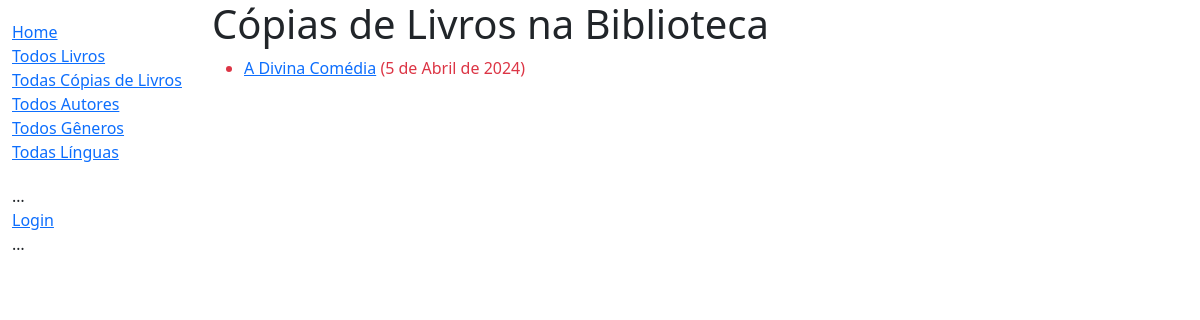
/acervo/copias/, run on the app's committed database.
### acervo/models.py (models this page shows, shortened)
class LivroCopia(models.Model):
    id = models.UUIDField(primary_key=True, default=uuid.uuid4,
                          help_text="ID único para uma cópia do livro disponível na biblioteca")
    livro = models.ForeignKey('Livro', on_delete=models.RESTRICT, null=True)
    editora = models.CharField(max_length=200)
    data_devolucao = models.DateField(null=True, blank=True)
    tomador = models.ForeignKey(
        settings.AUTH_USER_MODEL, on_delete=models.SET_NULL, null=True, blank=True)
    @property
    def em_atraso(self):
        return bool(self.data_devolucao and date.today() > self.data_devolucao)
    ESTADOS_EMPRESTIMO = (
        ('m', 'Manutenção'),
        ('e', 'Emprestado'),
        ('d', 'Disponível'),
        ('r', 'Reservado'),
    )
    estado = models.CharField(
        max_length=1,
        choices=ESTADOS_EMPRESTIMO,
        blank=True,
        default='m',
        help_text='Disponibilidade do Livro')
    class Meta:
        ordering = ['data_devolucao']
        permissions = (("marca_devolucao", "Marca o livro como devolvido"),)

class Livro(models.Model):
    titulo = models.CharField(max_length=200)
    autor = models.ForeignKey('Autor', on_delete=models.RESTRICT, null=True)
    descricao = models.TextField(
        max_length=1000, help_text="Breve descrição do livro")
    isbn = models.CharField('ISBN', max_length=13,
                            unique=True,
                            help_text='13 Caracteres <a href="https://www.isbn-international.org/content/what-isbn'
                                      '">ISBN number</a>')
    genero = models.ManyToManyField(
        Genero, help_text="Selecione o gênero do livro")
    lingua = models.ForeignKey(
        'Lingua', on_delete=models.SET_NULL, null=True)
    class Meta:
        ordering = ['titulo', 'autor']
    def mostra_genero(self):
        """Representação String para o gênero do livro."""
        return ', '.join([self.genero.nome for genre in self.genero.all()[:3]])
    mostra_genero.short_description = 'Genero'

### acervo/views.py (the view)
# urls.py: path('copias/', views.LivroCopiaListView.as_view(), name='copias'),
class LivroCopiaListView(generic.ListView):
    model = LivroCopia
    context_object_name = 'lista_copias'
    template_name = 'acervo/lista_copias.html'
    paginate_by = 10

### acervo/templates/acervo/lista_copias.html (shortened to what this page needs)
{% extends "base_generic.html" %}
{% block content %}
    <h1>Cópias de Livros na Biblioteca</h1>
    <ul>
      {% for copia in lista_copias %}
      <li class="{% if copia.em_atraso %}text-danger{% endif %}">
        <a href="{% url 'detalhe-copia' copia.pk %}">{{copia.livro.titulo}}</a> ({{ copia.data_devolucao }})
      </li>
      {% empty %}
      <li>Não há cópias desse livro disponíveis.</li>
      {% endfor %}
    </ul>
{% endblock %}

### data on the page
LivroCopia: livro.titulo "A Divina Comédia", data_devolucao "5 de Abril de 2024"
